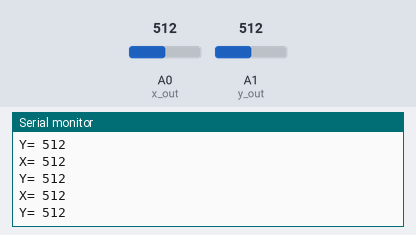
This sketch was run on a simulated Arduino Uno, built with avr-gcc and run on an emulated ATmega328P. On the bench: the last lines printed to the serial monitor. Inputs (shaded band) come from the test bench; at power-on: A0 (x_out) = 512, A1 (y_out) = 512. No radio packets arrive unless stated.

Above: at 1.2 s.
1.3 s: A0 (x_out) set to 11
At 2.2 s:
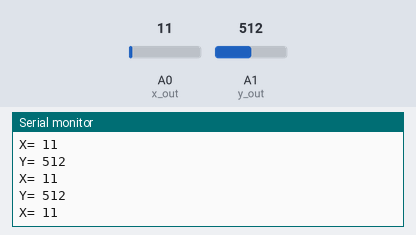
2.8 s: A0 (x_out) set to 8
At 3.3 s:
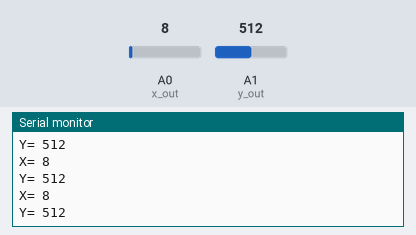
Timing chart, 0 to 5.8 s (numbered marks = the images above; inputs shaded):
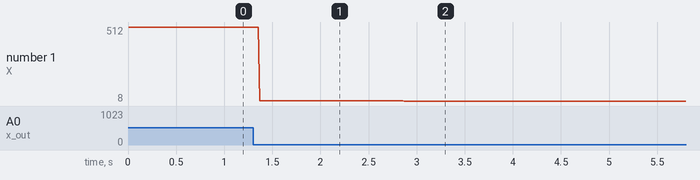

The sketch:

GESTURE_TRANSMITTER_CODE.ino
```cpp
#include<SPI.h>
#include<nRF24L01.h>
#include<RF24.h>

const int x_out = A0;
const int y_out = A1;
RF24 radio(10, 9);
const byte address[6] = "00001";
struct data{
  int xAxis;
  int yAxis;

};
data send_data;


void setup() {
  // put your setup code here, to run once:
  radio.begin();
  Serial.begin(9600);
  radio.openWritingPipe(address);
  radio.setPALevel(RF24_PA_MIN);
  radio.setDataRate(RF24_250KBPS);
  radio.stopListening();
}

void loop() {

  // put your main code here, to run repeatedly:
  send_data.xAxis = analogRead(x_out);
  send_data.yAxis = analogRead(y_out);
  radio.write(&send_data, sizeof(data));
  Serial.print("X= ");
  Serial.println(send_data.xAxis);
  Serial.print("Y= ");
  Serial.println(send_data.yAxis);


}
```

Measured:
- the behaviour switches between 10 and 9 on A0 (x_out) (found by bisection; images 1 and 2)
- after the input at 1.3 s, the serial monitor: prints a new line after 0.07 s (image 1)
- after the input at 2.8 s, the serial monitor: prints a new line after 0.07 s (image 2)
- plotted number 1: 512 → 11 after the input at 1.3 s, 11 → 8 after the input at 2.8 s
